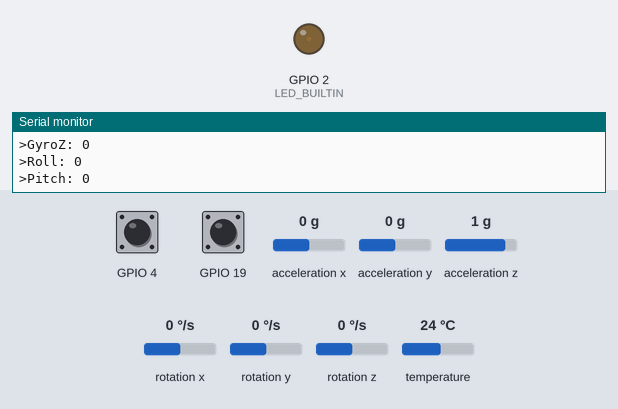
The program below on a simulated ESP32. Parts: output pins drawn as LEDs (lit = HIGH), the last lines printed to the serial monitor. Inputs (shaded band) come from the test bench; at power-on: GPIO 4 HIGH, GPIO 19 HIGH, acceleration x 0 g, acceleration y 0 g, acceleration z 1 g, rotation x 0 °/s, rotation y 0 °/s, rotation z 0 °/s, temperature 24 °C.

Above: at 6.7 s.
6.8 s: GPIO 4 pulled LOW for 0.15 s
9.8 s: GPIO 19 pulled LOW for 0.15 s
At 9.93 s:
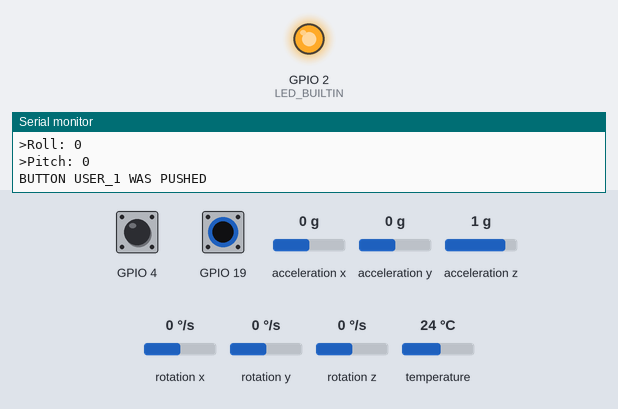
12.8 s: GPIO 19 pulled LOW for 1 s
At 14.34 s:
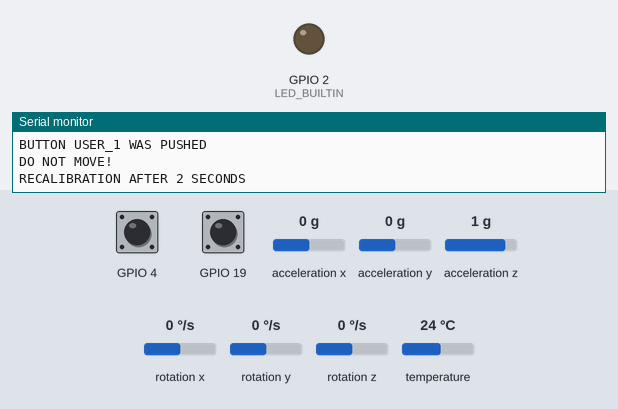
15.8 s: GPIO 19 pulled LOW for 3.2 s
At 16.0 s:
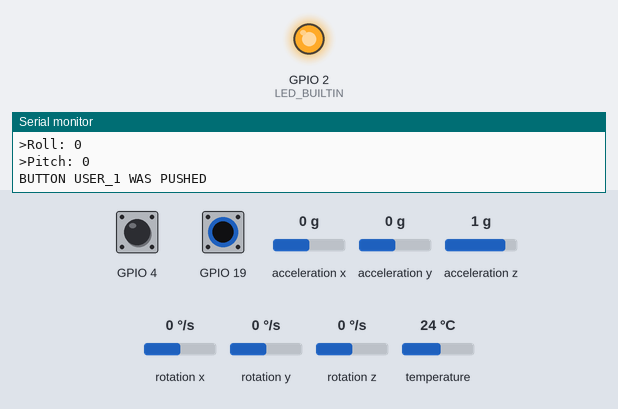
Timing chart, 0 to 21.5 s (numbered marks = the images above; inputs shaded):
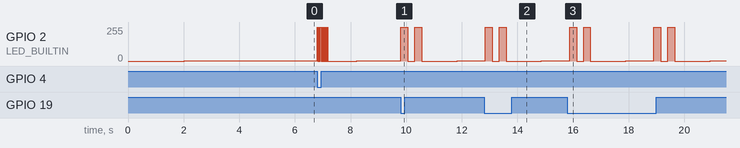

The program:

main.cpp
```cpp
// this sketch plots the data delivered by mpu6050 sensor to the ESP32
// serial output is combinable with "teleplot" plotter
// use included teleplot json profile
//
// avoid using ESP32 default I2C pins with naked baseboard pcbs.
// unlike bigger dev boards, barebone modules do not support i2c on default pins, because they lack external periphery (resistors an capacitors).
// if default I2C pinout of ESP32: GPIO 22 - SCL // GPIO 21 - SDA is used in barebone configuration boot up problems may occur.
// tested with ESP32-WROOM-DEVKIT-V1 as well as RAZOM motion capture protoboard
// pwm controll on board led
// response to push buttons
// press and hold boot button while momentarly pushing enable during upload
// green led is connected via 150-220R resistor to GPIO2

#include <Arduino.h>
#include "Wire.h"
#include <MPU6050_light.h>

#define LED_BUILTIN 2

// PWM LED MODE PARAMETERS
const int PWMfreq = 5000;
const int PWMledChannel = 0;
const int PWMresolution = 8;

// PARAMETERS
int delayMillis = 10;
int angleMapMax = 500;
int angleZeroRange = 5;

MPU6050 mpu(Wire);
unsigned long timer = 0;
void recalibrate()
{
  Serial.println("DO NOT MOVE!");
  Serial.println("RECALIBRATION AFTER 2 SECONDS");
  for (byte i = 0; i < 255; i++)
  {
    ledcWrite(PWMledChannel, i);
    delay(2);
  }
  for (byte i = 255; i > 0; i--)
  {
    ledcWrite(PWMledChannel, i);
    delay(2);
  }
  mpu.calcOffsets(true, true); // gyro and accelero
  Serial.println("RECALIBRATION DONE");
}
void setup()
{
  Serial.begin(115200);
  delay(1000);

  // PWM LED INIT
  ledcSetup(PWMledChannel, PWMfreq, PWMresolution); // configure LED PWM functionalitites
  ledcAttachPin(LED_BUILTIN, PWMledChannel);        // attach the channel to the GPIO to be
  // ACTIVATE PULLUPS AT YET UNUSED BUTTONS OF RAZOM PROJECTBOARDSFOR SAFETY PURPOSES
  pinMode(4, INPUT_PULLUP);
  pinMode(19, INPUT_PULLUP);

  Wire.begin();
  // Wire.begin(18, 19); //UNCOMMENT IF  SECONDARY I2C PINS ARE USED. (SDA GPIO18 // SCL GPIO19)
  byte status = mpu.begin(0, 0);
  Serial.print("MPU6050 status: ");
  Serial.println(status);
  while (status != 0)
  {
  } // stop everything if could not connect to MPU6050
  recalibrate();
  delay(250);
  mpu.update();
  delay(250);
  recalibrate();
}

void loop()
{
  // BUTTON TEST
  if (digitalRead(4) == LOW)
  {
    Serial.println("BUTTON USER_0 WAS PUSHED");
    for (byte i = 0; i < 10; i++)
    {
      ledcWrite(PWMledChannel, 255);
      delay(20);
      ledcWrite(PWMledChannel, 0);
      delay(20);
    }
    recalibrate();
  }
  if (digitalRead(19) == LOW)
  {
    Serial.println("BUTTON USER_1 WAS PUSHED");

    for (byte i = 0; i < 2; i++)
    {
      ledcWrite(PWMledChannel, 255);
      delay(250);
      ledcWrite(PWMledChannel, 0);
      delay(250);
    }
    recalibrate();
  }
  mpu.update();

  if ((millis() - timer) > delayMillis)
  { // print data every 10ms

    int currTemp = mpu.getTemp();

    int currAngleX = constrain(round(mpu.getAngleX() * 12), -2000, 2000); // angle x;
    int currAngleY = constrain(round(mpu.getAngleY() * 12), -2000, 2000); // angle y;
    int currAngleZ = round(mpu.getAngleZ());                              // angle z;

    // int currAccX = round(mpu.getAccX() * 325); // acceleration x factors: default mpu.begin values
    // int currAccY = round(mpu.getAccY() * 325); // acceleration y factors: default mpu.begin values
    // int currAccZ = round(mpu.getAccZ() * 227); // acceleration z factors: default mpu.begin values
    int currAccX = constrain((mpu.getAccX() * 250), -1000, 1000); // acceleration x
    int currAccY = constrain((mpu.getAccY() * 250), -1000, 1000); // acceleration y
    int currAccZ = constrain((mpu.getAccZ() * 250), -1000, 1000); // acceleration z

    int currGyroX = constrain(round(mpu.getGyroX() * 3.74), -1000, 1000); // gyro x
    int currGyroY = constrain(round(mpu.getGyroY() * 3.74), -1000, 1000); // gyro y
    int currGyroZ = constrain(round(mpu.getGyroZ() * 3.74), -1000, 1000); // gyro z

    int currAccAngleX = constrain(round(mpu.getAccAngleX() * 5.5), -1000, 1000);  // acc angle x aka ROLL
    int currAccAngleY = constrain(round(mpu.getAccAngleY() * 11.4), -1000, 1000); // acc angle y aka PITCH

    Serial.print(">AngleX: ");
    Serial.print(currAngleX);
    Serial.println();
    Serial.print(">AngleY: ");
    Serial.print(currAngleY);
    Serial.println();
    Serial.print(">AngleZ: ");
    Serial.println(currAngleZ);
    Serial.println();

    Serial.print(">AccX: ");
    Serial.print(currAccX);
    Serial.println();
    Serial.print(">AccY: ");
    Serial.print(currAccY);
    Serial.println();
    Serial.print(">AccZ: ");
    Serial.println(currAccZ);
    Serial.println();

    Serial.print(">GyroX: ");
    Serial.print(currGyroX);
    Serial.println();
    Serial.print(">GyroY: ");
    Serial.print(currGyroY);
    Serial.println();
    Serial.print(">GyroZ: ");
    Serial.println(currGyroZ);
    Serial.println();

    Serial.print(">Roll: ");
    Serial.print(currAccAngleX);
    Serial.println();
    Serial.print(">Pitch: ");
    Serial.print(currAccAngleY);
    Serial.println();

    timer = millis();
  }
}
```

Measured:
- after the input at 9.8 s, GPIO 2 (LED_BUILTIN): 1/255 → 255/255 at once, → 0/255 0.25 s later, → 255/255 0.25 s later, → 0/255 0.25 s later, … (5 changes in this stretch)
- after the input at 12.8 s, GPIO 2 (LED_BUILTIN): 1/255 → 255/255 at once, → 0/255 0.25 s later, → 255/255 0.25 s later, → 0/255 0.25 s later, … (5 changes in this stretch)
- after the input at 15.8 s, GPIO 2 (LED_BUILTIN): 1/255 → 255/255 after 0.08 s, → 0/255 0.25 s later, → 255/255 0.25 s later, → 0/255 0.25 s later, … (10 changes in this stretch)
